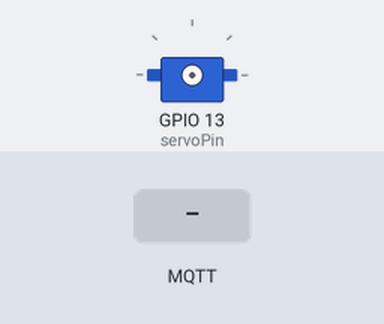
Simulated run of this sketch. Board: ESP32. Shown: servo. The inputs (shaded band) are chosen by the test bench. WiFi joins after 1.5 s; servers stay silent unless stated; no MQTT or app messages arrive unless stated; what the sketch prints to the serial monitor is not drawn.

Above: at 2.7 s.
2.8 s: MQTT message "ON" arrives on the first subscribed topic
4.3 s: MQTT message "OFF" arrives on the first subscribed topic
At 5.3 s:
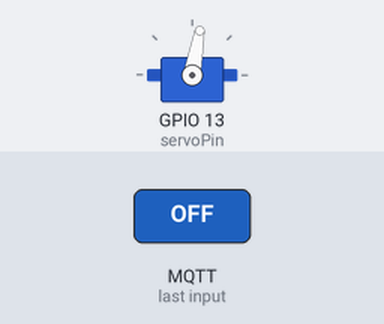
5.8 s: MQTT message "TOGGLE" arrives on the first subscribed topic
At 6.5 s:
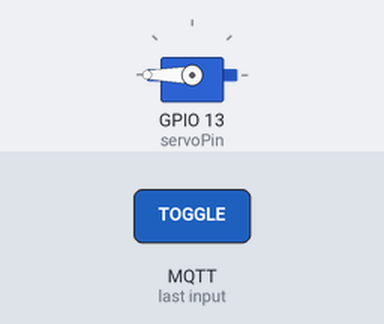
Timing chart, 0 to 8.8 s (numbered marks = the images above; inputs shaded):
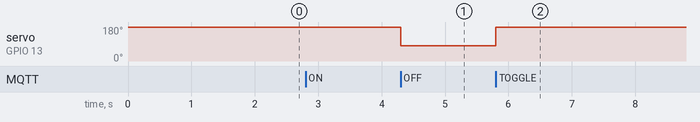

The sketch:

main.ino
```cpp
// RED 5V
// ORANGE 13
// BROWN GND
#include <WiFi.h> //WIFI shield
#include <PubSubClient.h>
#include <ESP32Servo.h>

Servo myservo;
int pos = 0;
int servoPin = 13;

char ssid[] = "";
char password[] = "";
const char *mqtt_server = "";

char topic[] = "iot/switch/kitchen";
char nickname[] = "ESP32";
char mqtt_id[] = "";
char mqtt_pw[] = "";

WiFiClient espClient;
PubSubClient client(espClient);
boolean isOn = false;
void callback(char *topic, byte *payload, unsigned int length)
{
    Serial.print("Message arrived [");
    Serial.print(topic);
    Serial.print("] ");
    String msg = "";
    for (int i = 0; i < length; i++)
    {
        msg += (char)payload[i];
    }
    if (msg.equals("ON"))
    {
        turnOnOff(true);
    }
    else if (msg.equals("OFF"))
    {
        turnOnOff(false);
    }
    else if(msg.equals("TOGGLE"))
    {
        turnOnOff(!isOn);
    }
    Serial.print(msg);
    Serial.println();
}
void turnOnOff(bool toOn){
    myservo.attach(servoPin);
    if(toOn){
        myservo.write(200);
        delay(100);
        myservo.detach();
    }else{
        myservo.write(80);
        delay(100);
        myservo.detach();
    }
    isOn = toOn;
}
void setup()
{
    Serial.begin(115200); //ESP8266
    setup_wifi();         // Connect to wifi
    client.setServer(mqtt_server, 1883);
    client.setCallback(callback);
}
void setup_wifi()
{
    delay(10);
    Serial.println();
    Serial.print("Connecting to ");
    Serial.println(ssid);

    WiFi.begin(ssid, password);

    while (WiFi.status() != WL_CONNECTED)
    {
        for (int i = 0; i < 500; i++)
        {
            delay(1);
        }
        Serial.print(".");
    }
    Serial.println("");
    Serial.println("WiFi connected");
    Serial.println("IP address: ");
    Serial.println(WiFi.localIP());
}
void reconnect()
{
    // Loop until we're reconnected
    while (!client.connected())
    {
        Serial.print("Attempting MQTT connection...");
        // Attempt to connect
        if (client.connect(nickname, mqtt_id, mqtt_pw))
        {
            Serial.println("connected");

            // ... and resubscribe
            client.subscribe(topic);

            // Once connected, publish an announcement...
            //client.publish("IOT", "test msg");
        }
        else
        {
            Serial.print("failed, rc=");
            Serial.print(client.state());
            Serial.println(" try again in 5 seconds");
            delay(5000);
            // Wait 5 seconds before retrying
        }
    }
}

void loop()
{
    if (!client.connected())
    {
        reconnect();
    }
    client.loop();
}
```

Measured:
- after the input at 4.3 s, servo on GPIO 13 (servoPin): 180° → 80° at once
- after the input at 5.8 s, servo on GPIO 13 (servoPin): 80° → 180° at once
